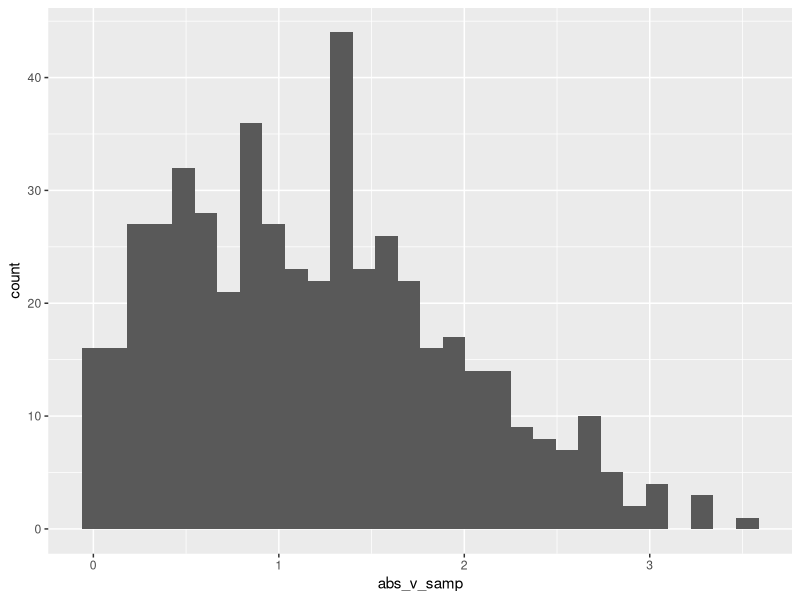

Source code (R):
## ---- chunk 1
library(tidyverse)
## ---- chunk 2
samp = rnorm(100)
length(samp)
## ---- chunk 3

la_df = 
  tibble(
    norm_samp = rnorm(n = 500, mean = 1),
    samp_g0 = norm_samp > 0,
    abs_v_samp = abs(norm_samp)
  )

ggplot(la_df, aes(x = abs_v_samp)) +
  geom_histogram()

